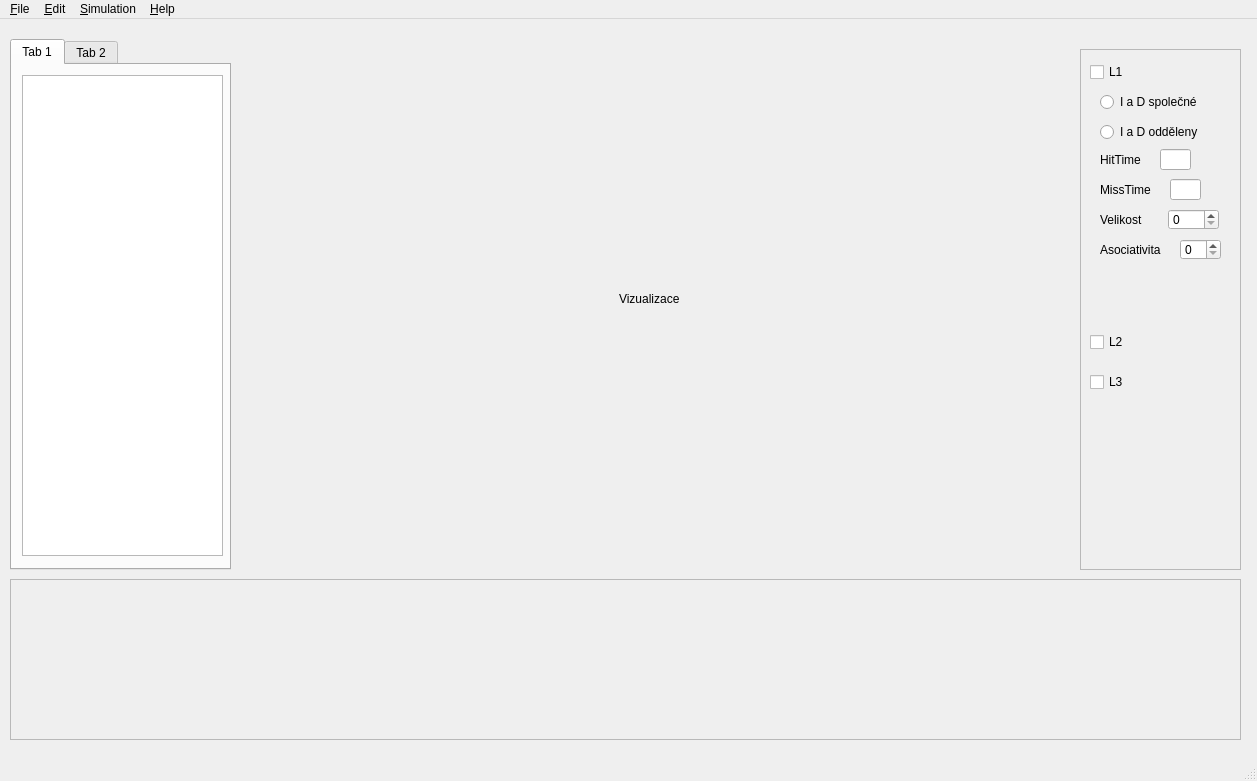
<?xml version="1.0" encoding="UTF-8"?>
<ui version="4.0">
 <class>MainWindow</class>
 <widget class="QMainWindow" name="MainWindow">
  <property name="geometry">
   <rect>
    <x>0</x>
    <y>0</y>
    <width>1257</width>
    <height>781</height>
   </rect>
  </property>
  <property name="windowTitle">
   <string>MemSim</string>
  </property>
  <widget class="QWidget" name="centralwidget">
   <widget class="QTabWidget" name="tabWidget">
    <property name="geometry">
     <rect>
      <x>10</x>
      <y>20</y>
      <width>221</width>
      <height>531</height>
     </rect>
    </property>
    <property name="currentIndex">
     <number>0</number>
    </property>
    <widget class="QWidget" name="tab">
     <attribute name="title">
      <string>Tab 1</string>
     </attribute>
     <widget class="QTableView" name="tableView">
      <property name="geometry">
       <rect>
        <x>10</x>
        <y>10</y>
        <width>201</width>
        <height>481</height>
       </rect>
      </property>
     </widget>
    </widget>
    <widget class="QWidget" name="tab_2">
     <attribute name="title">
      <string>Tab 2</string>
     </attribute>
    </widget>
   </widget>
   <widget class="QFrame" name="frame">
    <property name="geometry">
     <rect>
      <x>10</x>
      <y>560</y>
      <width>1231</width>
      <height>161</height>
     </rect>
    </property>
    <property name="frameShape">
     <enum>QFrame::StyledPanel</enum>
    </property>
    <property name="frameShadow">
     <enum>QFrame::Raised</enum>
    </property>
   </widget>
   <widget class="QFrame" name="frame_2">
    <property name="geometry">
     <rect>
      <x>1080</x>
      <y>30</y>
      <width>161</width>
      <height>521</height>
     </rect>
    </property>
    <property name="frameShape">
     <enum>QFrame::StyledPanel</enum>
    </property>
    <property name="frameShadow">
     <enum>QFrame::Raised</enum>
    </property>
    <widget class="QCheckBox" name="checkBox">
     <property name="geometry">
      <rect>
       <x>10</x>
       <y>10</y>
       <width>93</width>
       <height>26</height>
      </rect>
     </property>
     <property name="text">
      <string>L1</string>
     </property>
    </widget>
    <widget class="QCheckBox" name="checkBox_2">
     <property name="geometry">
      <rect>
       <x>10</x>
       <y>320</y>
       <width>93</width>
       <height>26</height>
      </rect>
     </property>
     <property name="text">
      <string>L3</string>
     </property>
    </widget>
    <widget class="QCheckBox" name="checkBox_3">
     <property name="geometry">
      <rect>
       <x>10</x>
       <y>280</y>
       <width>93</width>
       <height>26</height>
      </rect>
     </property>
     <property name="text">
      <string>L2</string>
     </property>
    </widget>
    <widget class="QRadioButton" name="radioButton">
     <property name="geometry">
      <rect>
       <x>20</x>
       <y>40</y>
       <width>121</width>
       <height>26</height>
      </rect>
     </property>
     <property name="text">
      <string>I a D společné</string>
     </property>
    </widget>
    <widget class="QRadioButton" name="radioButton_2">
     <property name="geometry">
      <rect>
       <x>20</x>
       <y>70</y>
       <width>121</width>
       <height>26</height>
      </rect>
     </property>
     <property name="text">
      <string>I a D odděleny</string>
     </property>
    </widget>
    <widget class="QLineEdit" name="lineEdit">
     <property name="geometry">
      <rect>
       <x>80</x>
       <y>100</y>
       <width>31</width>
       <height>21</height>
      </rect>
     </property>
    </widget>
    <widget class="QLabel" name="label">
     <property name="geometry">
      <rect>
       <x>20</x>
       <y>100</y>
       <width>67</width>
       <height>21</height>
      </rect>
     </property>
     <property name="text">
      <string>HitTime</string>
     </property>
    </widget>
    <widget class="QLabel" name="label_2">
     <property name="geometry">
      <rect>
       <x>20</x>
       <y>130</y>
       <width>67</width>
       <height>21</height>
      </rect>
     </property>
     <property name="text">
      <string>MissTime</string>
     </property>
    </widget>
    <widget class="QLineEdit" name="lineEdit_2">
     <property name="geometry">
      <rect>
       <x>90</x>
       <y>130</y>
       <width>31</width>
       <height>21</height>
      </rect>
     </property>
    </widget>
    <widget class="QLabel" name="label_3">
     <property name="geometry">
      <rect>
       <x>20</x>
       <y>160</y>
       <width>67</width>
       <height>21</height>
      </rect>
     </property>
     <property name="text">
      <string>Velikost</string>
     </property>
    </widget>
    <widget class="QSpinBox" name="spinBox">
     <property name="geometry">
      <rect>
       <x>88</x>
       <y>160</y>
       <width>51</width>
       <height>21</height>
      </rect>
     </property>
    </widget>
    <widget class="QLabel" name="label_4">
     <property name="geometry">
      <rect>
       <x>20</x>
       <y>190</y>
       <width>81</width>
       <height>21</height>
      </rect>
     </property>
     <property name="text">
      <string>Asociativita</string>
     </property>
    </widget>
    <widget class="QSpinBox" name="spinBox_2">
     <property name="geometry">
      <rect>
       <x>100</x>
       <y>190</y>
       <width>41</width>
       <height>21</height>
      </rect>
     </property>
    </widget>
   </widget>
   <widget class="QWidget" name="widget" native="true">
    <property name="geometry">
     <rect>
      <x>239</x>
      <y>59</y>
      <width>821</width>
      <height>481</height>
     </rect>
    </property>
    <widget class="QLabel" name="label_5">
     <property name="geometry">
      <rect>
       <x>380</x>
       <y>210</y>
       <width>141</width>
       <height>21</height>
      </rect>
     </property>
     <property name="text">
      <string>Vizualizace</string>
     </property>
    </widget>
   </widget>
  </widget>
  <widget class="QMenuBar" name="menubar">
   <property name="geometry">
    <rect>
     <x>0</x>
     <y>0</y>
     <width>1257</width>
     <height>29</height>
    </rect>
   </property>
   <widget class="QMenu" name="menuFile">
    <property name="title">
     <string>&amp;File</string>
    </property>
   </widget>
   <widget class="QMenu" name="menuEdit">
    <property name="title">
     <string>&amp;Edit</string>
    </property>
   </widget>
   <widget class="QMenu" name="menuSimulation">
    <property name="title">
     <string>&amp;Simulation</string>
    </property>
    <addaction name="actionRun"/>
   </widget>
   <widget class="QMenu" name="menuHelp">
    <property name="title">
     <string>&amp;Help</string>
    </property>
   </widget>
   <addaction name="menuFile"/>
   <addaction name="menuEdit"/>
   <addaction name="menuSimulation"/>
   <addaction name="menuHelp"/>
  </widget>
  <widget class="QStatusBar" name="statusbar"/>
  <action name="actionRun">
   <property name="text">
    <string>Run</string>
   </property>
  </action>
 </widget>
 <resources/>
 <connections/>
</ui>
